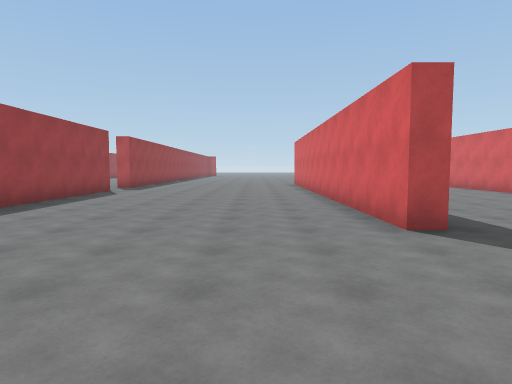
[1] (above)

24 first-person views from a walk through a Unity game level. The camera is 1.5 m above the floor, tilts 4° down and sees 75° across. The floor is counted in squares, 2 m on a side. Each view is taken from the middle of a square. On the plan, view 1 faces up. The plan holds only what a view shows up to about 11 squares ahead; the rest is blank. The place goes on beyond the plan. The player character is not drawn.

[2]
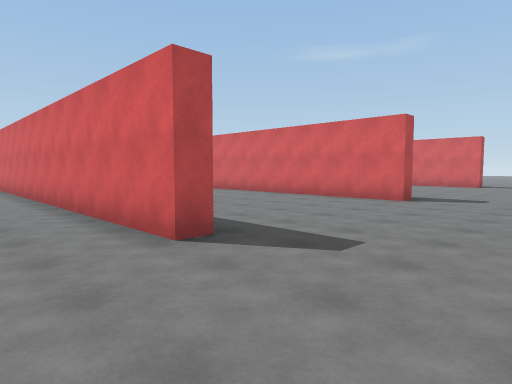

[3]
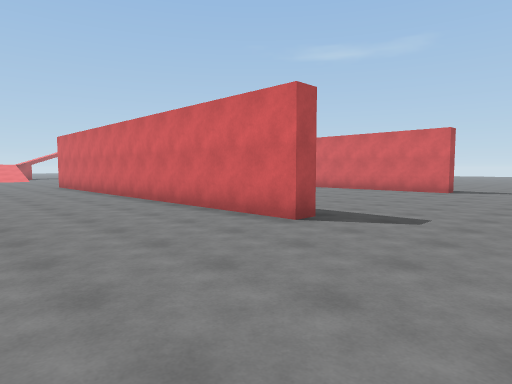

[4]
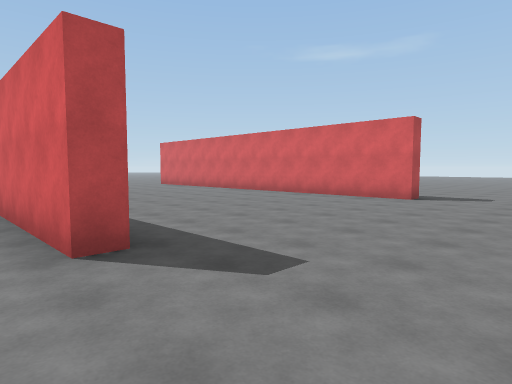

[5]
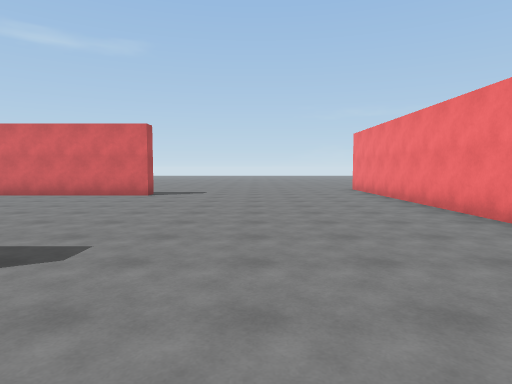

[6]
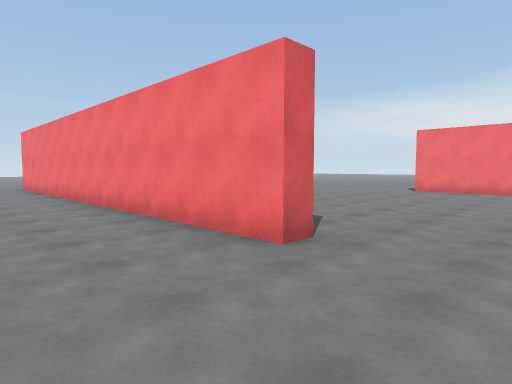

[7]
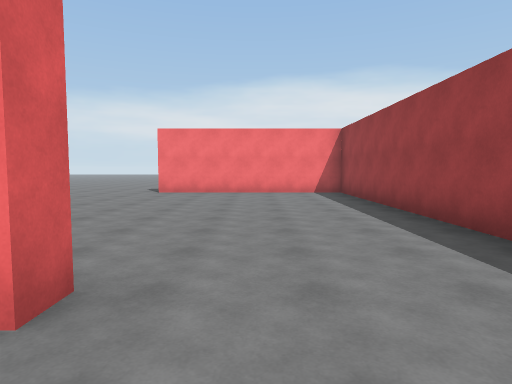

[8]
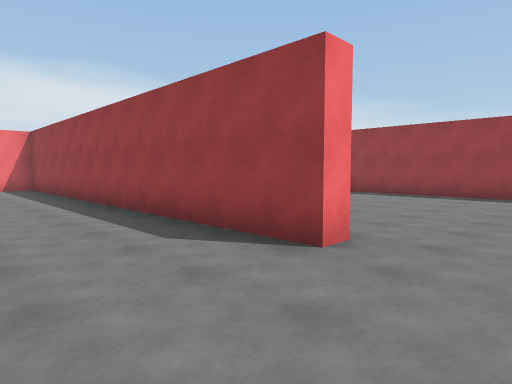

[9]
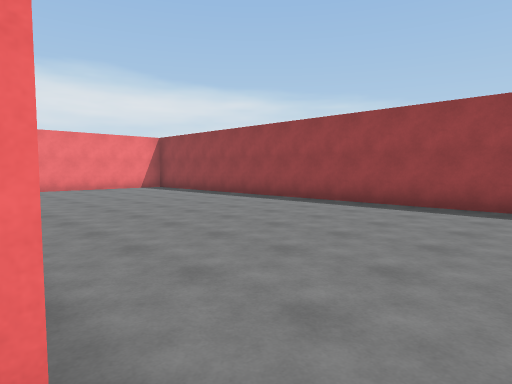

[10]
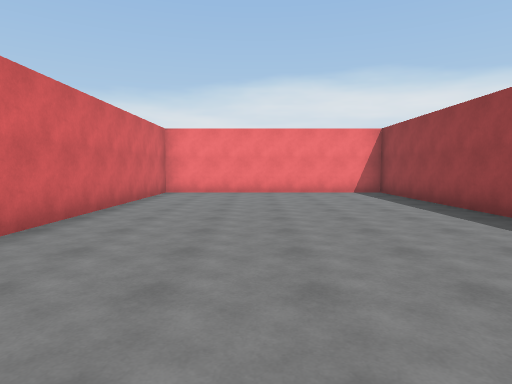

[11]
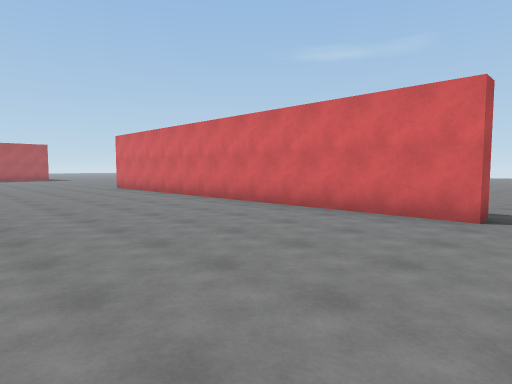

[12]
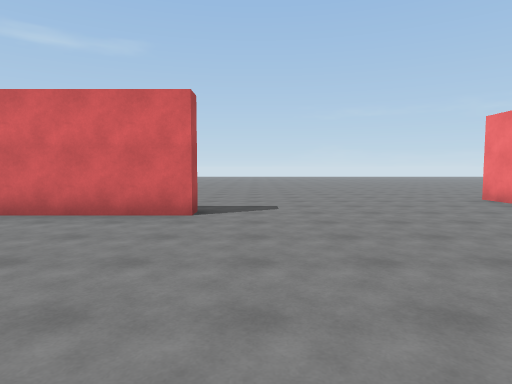

[13]
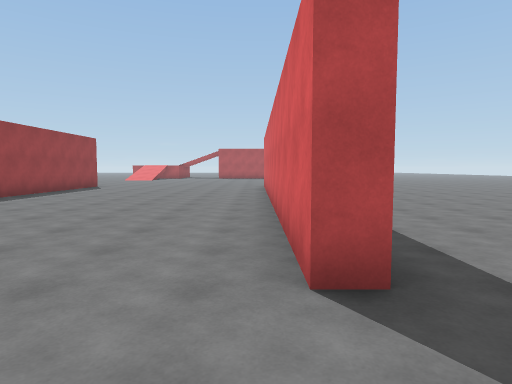

[14]
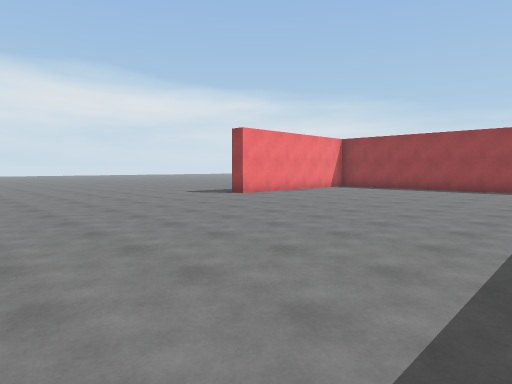

[15]
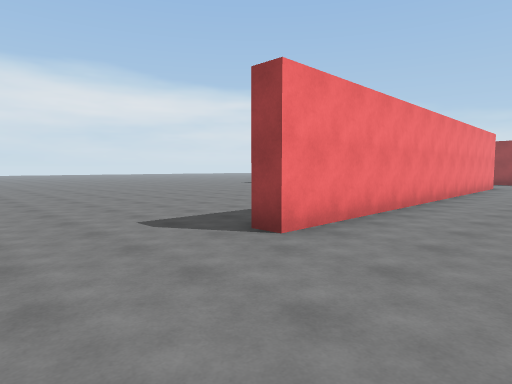

[16]
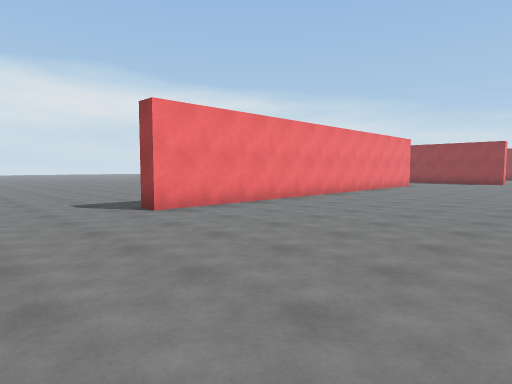

[17]
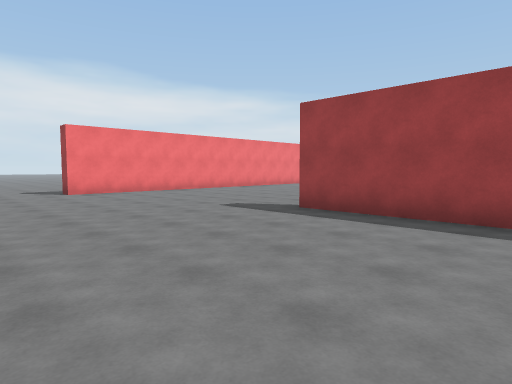

[18]
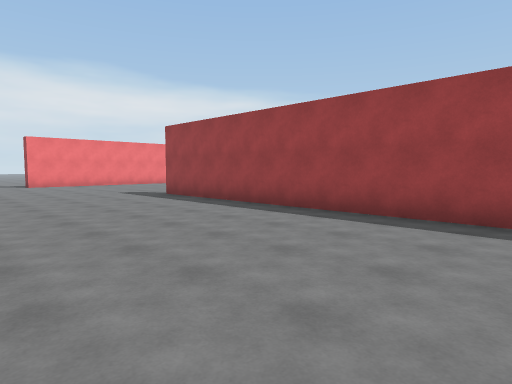

[19]
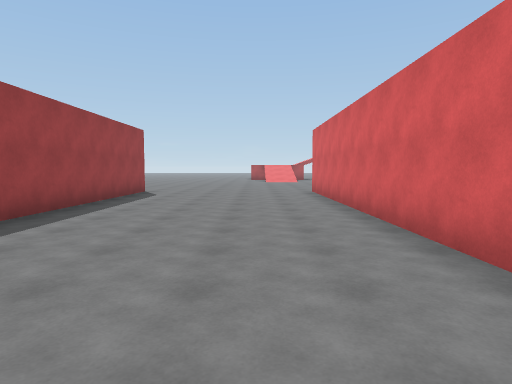

[20]
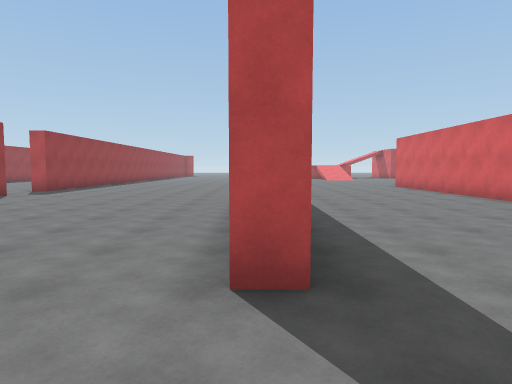

[21]
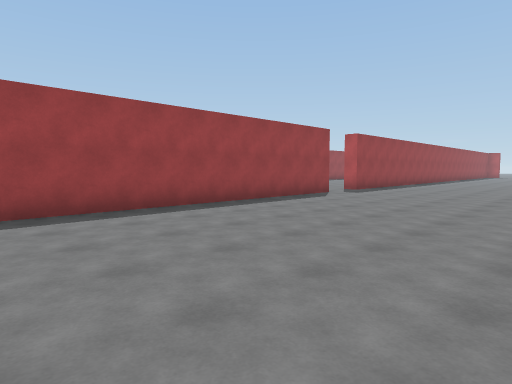

[22]
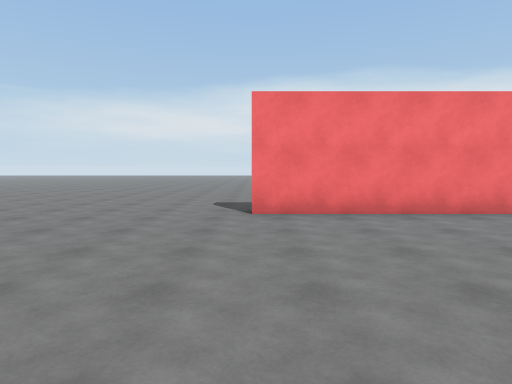

[23]
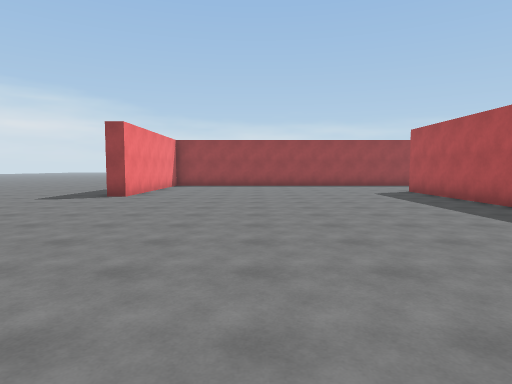

[24]
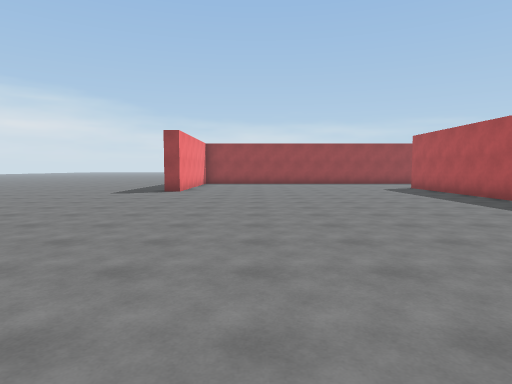

### Floor plan
Points are (right, up) in squares from view 1. A wall is a line through its corners. A room is listed if a view was taken in it or the views show most of it. See-through windows are left out.
Room 1 (views 1, 2, 3, 4, 5, 6, 7, 8, 9, 10, 11, 12, 13, 14, 15, 16, 17, 18, 19, 20, 21, 22, 23, 24)
walls: (11.2, -3) (6.1, -3) (6.1, -2.5) (18.1, -2.5) (18.1, -3); (8.4, 4) (7.9, 4) (7.9, 13.5); (1.8, 0.2) (2.3, 0.2) (2.3, -11.5) (8.1, -11.5) (8.1, -12); (2.4, 4) (1.8, 4) (1.8, 13.5); (-4.9, 0.8) (-4.9, -11.5) (1.8, -11.5) (1.8, -4.6); (8.4, 13.1) (8.4, 10.6); (15.8, 12.4) (15.8, 4) (15.3, 4) (15.3, 13.2); (2.3, 13.5) (2.3, 9.6); (-4.9, 11.2) (-4.9, 2.8)
ways out: opening at (-5, 12.5)

Positions as (right, up) in squares from view 1, and headings:
1: (0, 0), facing up
2: (0, 1), facing up-right
3: (4, 1), facing up-right
4: (7, 1), facing up-right
5: (6, 1), facing right
6: (4, 0), facing down-right
7: (5, -1), facing down
8: (5, 2), facing down-left
9: (2, 1), facing down-left
10: (-1, -1), facing down
11: (10, 3), facing up-right
12: (10, 3), facing right
13: (15, 2), facing up
14: (15, -4), facing down-left
15: (21, 0), facing down-left
16: (21, 3), facing down-left
17: (21, 8), facing down-left
18: (21, 13), facing down-left
19: (6, 5), facing up
20: (2, 2), facing up
21: (1, 2), facing up-left
22: (8, -6), facing down
23: (17, -8), facing left
24: (19, -9), facing left
